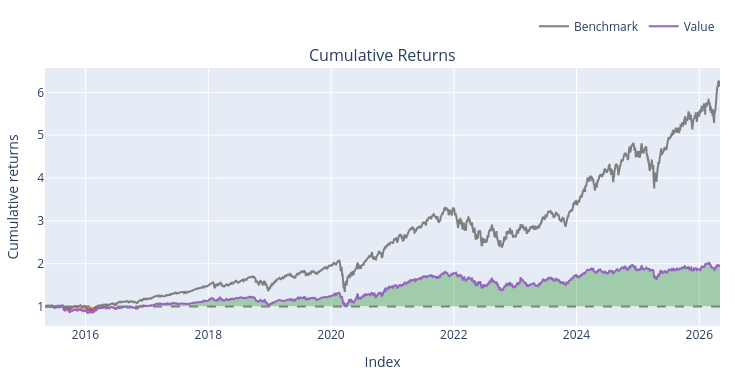

The notebook cell saved with this chart:
### Markdown cell above
### MACD & RSI confirmation with Donchian Channels

### Code cell
entries = ((macd_df >= signal_df) & (rsi_df >= 30) & (close_df >= donchian_middle_df)).shift(1).fillna(False).astype(bool)
exits = ((macd_df < signal_df) | (rsi_df > 70) | (close_df < donchian_middle_df)).shift(1).fillna(False).astype(bool)



backtest1 = vbt.Portfolio.from_signals(
    close=close_df,
    open = open_df,
    high = high_df,
    low = low_df,
    entries=entries,
    exits=exits,
    init_cash=100_000.0,
    size=0.1,                         
    size_type='percent',
    cash_sharing=True,                 
    group_by=True,                     
    freq='1D',
    fees=0.001,
    sl_stop = 0.10,
       
)

print(backtest1.stats())
backtest1.plot().show()

### Figure 1 — Plotly figure (JSON) as saved in the notebook; plotly's stock layout.template omitted (floating-point values rounded to 4 significant figures; data arrays with more than 128 entries replaced by an {"elided": "..."} marker saying what was removed)
{"data": [{"legendgroup": "0", "line": {"color": "#7f7f7f"}, "name": "Benchmark", "showlegend": true, "type": "scatter", "uid": "9919b96a-614b-4d87-9315-87ab22ac775e", "x": {"elided": "2766 str values"}, "xaxis": "x", "y": {"elided": "2766 float values"}, "yaxis": "y"}, {"hoverinfo": "skip", "legendgroup": "1", "line": {"color": "rgba(0, 0, 0, 0)", "width": 0}, "opacity": 0, "showlegend": false, "type": "scatter", "uid": "8e6ae538-81dc-4954-8627-067206992b93", "x": {"elided": "2766 str values"}, "xaxis": "x", "y": {"elided": "2766 int values"}, "yaxis": "y"}, {"connectgaps": false, "fill": "tonexty", "fillcolor": "rgba(0, 128, 0, 0.3)", "hoverinfo": "skip", "legendgroup": "1", "line": {"color": "rgba(0, 0, 0, 0)", "width": 0}, "opacity": 0, "showlegend": false, "type": "scatter", "uid": "5ac69b40-6eea-4169-a840-d1004a5885bf", "x": {"elided": "2766 str values"}, "xaxis": "x", "y": {"elided": "2766 float values"}, "yaxis": "y"}, {"hoverinfo": "skip", "legendgroup": "1", "line": {"color": "rgba(0, 0, 0, 0)", "width": 0}, "opacity": 0, "showlegend": false, "type": "scatter", "uid": "848e57de-4c58-42fb-a9af-568a9b585530", "x": {"elided": "2766 str values"}, "xaxis": "x", "y": {"elided": "2766 int values"}, "yaxis": "y"}, {"connectgaps": false, "fill": "tonexty", "fillcolor": "rgba(255, 0, 0, 0.3)", "hoverinfo": "skip", "legendgroup": "1", "line": {"color": "rgba(0, 0, 0, 0)", "width": 0}, "opacity": 0, "showlegend": false, "type": "scatter", "uid": "595b09ca-cc42-45ea-8251-ba4d054aceb4", "x": {"elided": "2766 str values"}, "xaxis": "x", "y": {"elided": "2766 float values"}, "yaxis": "y"}, {"legendgroup": "2", "line": {"color": "#9467bd"}, "name": "Value", "showlegend": true, "type": "scatter", "uid": "56b7f5ff-47e1-430d-8726-415479447abb", "x": {"elided": "2766 str values"}, "xaxis": "x", "y": {"elided": "2766 float values"}, "yaxis": "y"}, {"hoverinfo": "skip", "legendgroup": "1", "line": {"color": "rgba(0, 0, 0, 0)", "width": 0}, "opacity": 0, "showlegend": false, "type": "scatter", "uid": "7a5cc630-8db3-4052-954c-7941517600ab", "x": {"elided": "2766 str values"}, "xaxis": "x", "y": {"elided": "2766 int values"}, "yaxis": "y"}], "layout": {"annotations": [{"font": {"size": 16}, "showarrow": false, "text": "Cumulative Returns", "x": 0.5, "xanchor": "center", "xref": "paper", "y": 1, "yanchor": "bottom", "yref": "paper"}], "height": 380, "legend": {"orientation": "h", "traceorder": "normal", "x": 1, "xanchor": "right", "y": 1.105, "yanchor": "bottom"}, "margin": {"b": 30, "l": 30, "r": 30, "t": 30}, "shapes": [{"line": {"color": "gray", "dash": "dash"}, "type": "line", "x0": 0, "x1": 1, "xref": "paper", "y0": 1, "y1": 1, "yref": "y"}], "showlegend": true, "width": 750, "xaxis": {"anchor": "y", "domain": [0, 1], "title": {"text": "Index"}}, "yaxis": {"anchor": "x", "domain": [0, 1], "title": {"text": "Cumulative returns"}}}}
